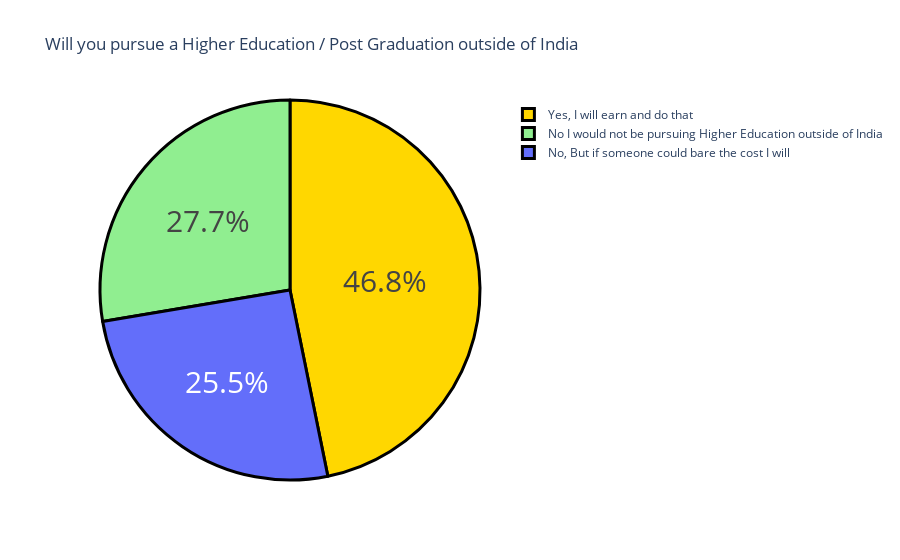

The cell this chart's notebook holds for it:
### Code cell
## finding the answer of Would you definitely pursue a Higher Education / Post Graduation outside of India ? If only you have to self sponsor it.

question2 = "Would you definitely pursue a Higher Education / Post Graduation outside of India ? If only you have to self sponsor it."
question2 = data[question2].value_counts()
label = question2.index
counts = question2.values
colors = ['gold','lightgreen']
fig = go.Figure(data=[go.Pie(labels=label, values=counts)])
fig.update_layout(title_text='Will you pursue a Higher Education / Post Graduation outside of India')
fig.update_traces(hoverinfo='label+value', textinfo='percent', textfont_size=30,
                  marker=dict(colors=colors, line=dict(color='black', width=3)))
fig.show()

### Figure 1 — Plotly figure (JSON) as saved in the notebook; plotly's stock layout.template omitted (floating-point values rounded to 4 significant figures)
{"data": [{"hoverinfo": "label+value", "labels": ["Yes, I will earn and do that", "No I would not be pursuing Higher Education outside of India", "No, But if someone could bare the cost I will"], "marker": {"colors": ["gold", "lightgreen"], "line": {"color": "black", "width": 3}}, "textfont": {"size": 30}, "textinfo": "percent", "type": "pie", "values": [110, 65, 60]}], "layout": {"title": {"text": "Will you pursue a Higher Education / Post Graduation outside of India"}}}
